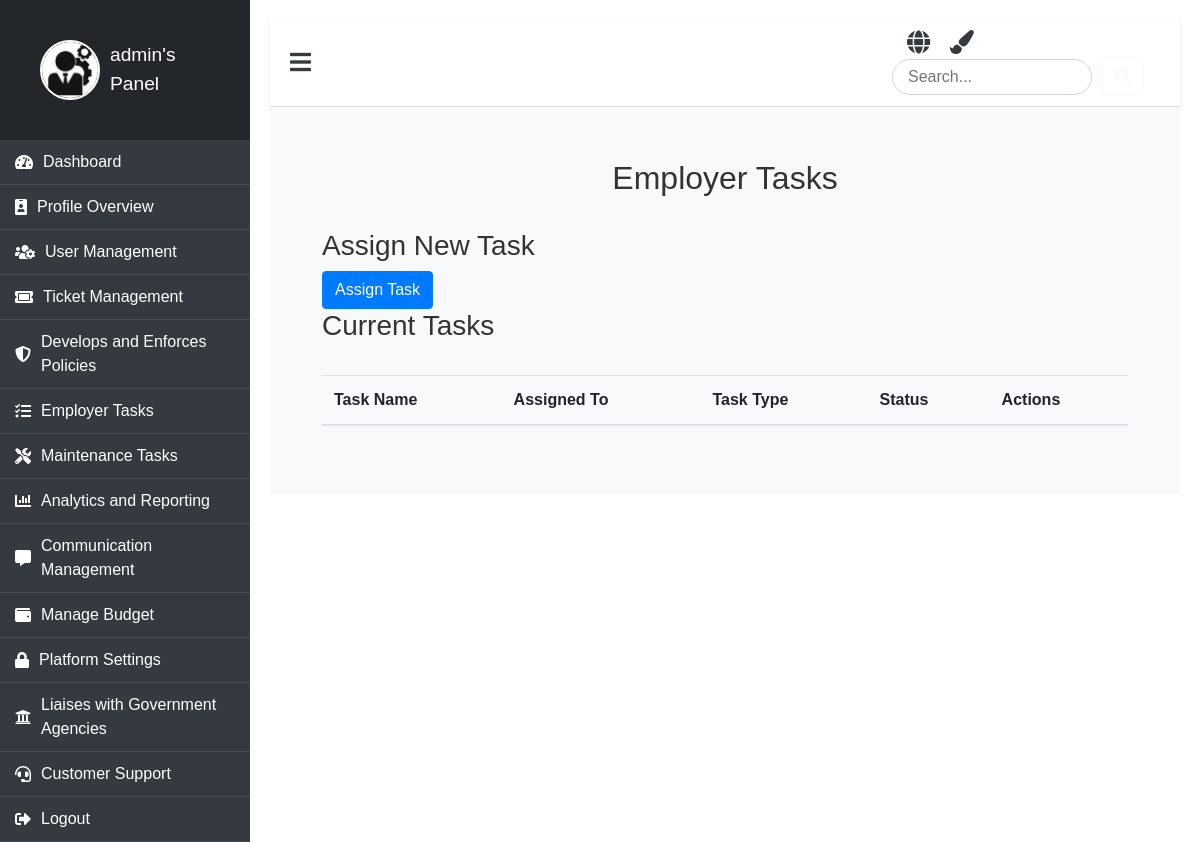
The page /employer-tasks/ (signed in) on the database as committed earlier.
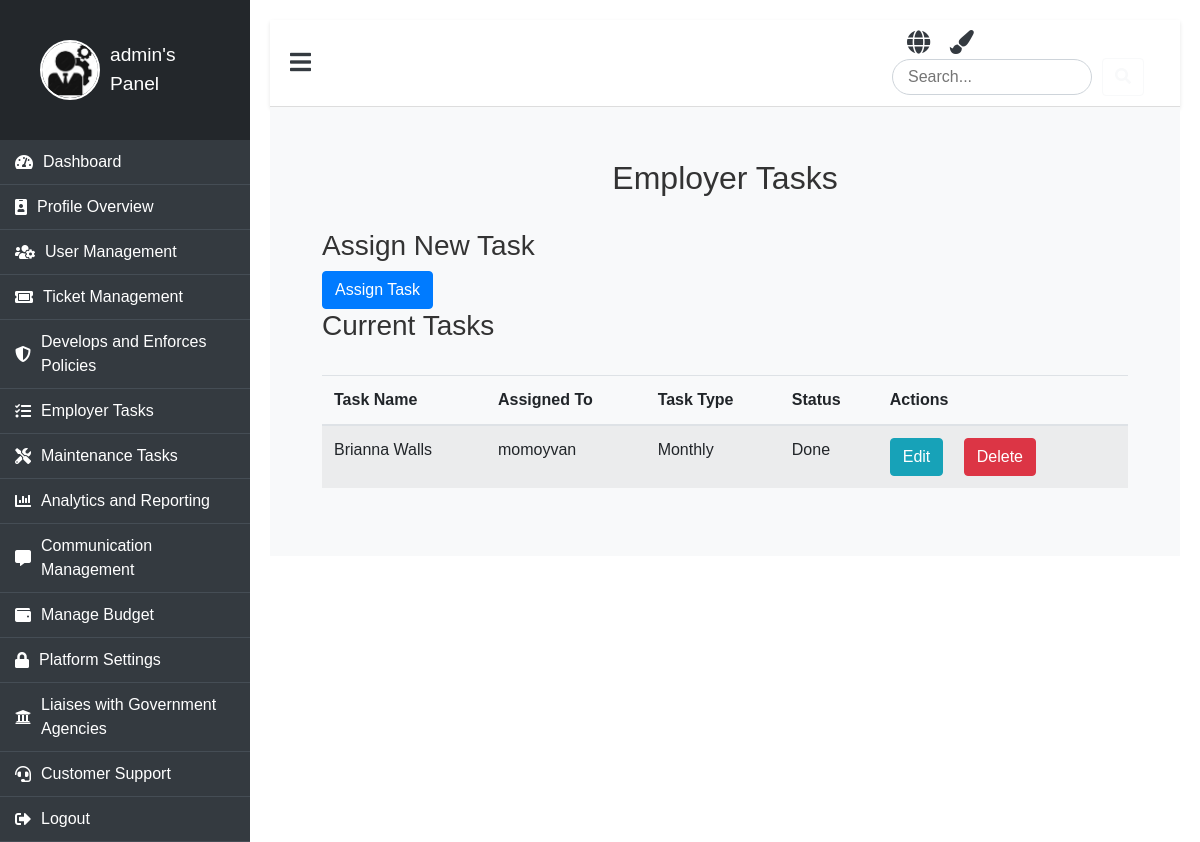
The same page on the database as committed later.
### booking/models.py (models this page shows, shortened)
class CustomUser(AbstractUser):
    ROLE_CHOICES = (
        ('admin', 'Admin'),
        ('employer', 'Employer'),
        ('passenger', 'Passenger'),
        ('maintenance', 'Maintenance'),
    )
    role = models.CharField(max_length=30, choices=ROLE_CHOICES, default='passenger')
    profile_picture = models.ImageField(upload_to='profile_pictures/', blank=True, null=True)
    phone = models.CharField(max_length=15, default='0000000000')  # Provide a default value
    address = models.TextField(null=True, blank=True)  # Temporarily allow null

class Task(models.Model):
    TASK_TYPE_CHOICES = (
        ('periodic', 'Periodic'),
        ('monthly', 'Monthly'),
    )
    STATUS_CHOICES = (
        ('done', 'Done'),
        ('not_done', 'Not Done'),
    )
    SANCTION_CHOICES = (
        ('none', 'None'),
        ('warning', 'Warning'),
        ('temporary_ban', 'Temporary Ban'),
    )
    assigned_to = models.ForeignKey(CustomUser, on_delete=models.CASCADE, limit_choices_to={'role': 'employer'})
    name = models.CharField(max_length=255)
    description = models.TextField()
    task_type = models.CharField(max_length=20, choices=TASK_TYPE_CHOICES)
    ticket_quota = models.IntegerField()
    is_on_guard = models.BooleanField(default=False)  # Whether the user is on guard duty
    status = models.CharField(max_length=20, choices=STATUS_CHOICES, default='not_done')
    sanction = models.CharField(max_length=20, choices=SANCTION_CHOICES, default='none')
    assigned_at = models.DateTimeField(auto_now_add=True)
    updated_at = models.DateTimeField(auto_now=True)

### booking/views.py (the view)
# urls.py: path('employer-tasks/', views.employer_task_list, name='employer_task_list'),
@user_passes_test(is_admin)
def employer_task_list(request):
    employers = CustomUser.objects.filter(role='employer')
    tasks = Task.objects.all()
    return render(request, 'panel/admin/employer/employer_task_list.html', {
        'employers': employers,
        'tasks': tasks,
    })

### booking/views.py (called while the page is built)
def is_admin(user):
    return user.is_authenticated and user.role == 'admin'

### booking/templates/panel/admin/employer/employer_task_list.html (shortened to what this page needs)
{% extends "panel/base/base_admin.html" %}
{% load static %}
{% block content %}
<div class="container">
    <h2>Employer Tasks</h2>
    <h3>Assign New Task</h3>
    <a href="{% url 'assign_task' %}" class="btn btn-primary">Assign Task</a>
    <h3>Current Tasks</h3>
    <table class="table table-striped">
        <thead>
            <tr>
                <th>Task Name</th>
                <th>Assigned To</th>
                <th>Task Type</th>
                <th>Status</th>
                <th>Actions</th>
            </tr>
        </thead>
        <tbody>
            {% for task in tasks %}
            <tr>
                <td>{{ task.name }}</td>
                <td>{{ task.assigned_to.username }}</td>
                <td>{{ task.get_task_type_display }}</td>
                <td>{{ task.get_status_display }}</td>
                <td>
                    <a href="{% url 'edit_task' task.id %}" class="btn btn-info">Edit</a>
                    <a href="{% url 'delete_task' task.id %}" class="btn btn-danger">Delete</a>
                </td>
            </tr>
            {% endfor %}
        </tbody>
    </table>
</div>
{% endblock %}

### booking/templates/panel/base/base_admin.html (shortened to what this page needs)
{% load static %}
<!DOCTYPE html>
<html lang="en">
<head>
    <link rel="stylesheet" href="https://stackpath.bootstrapcdn.com/bootstrap/4.5.2/css/bootstrap.min.css">
    <link rel="stylesheet" href="https://cdnjs.cloudflare.com/ajax/libs/font-awesome/5.15.3/css/all.min.css">
    <link rel="stylesheet" href="{% static 'css/clients.css' %}">
</head>
<body>
    <div class="dashboard">
        <div class="dashboard-nav">
            <header>
                <a href="{% url 'admin_panel' %}" class="brand-logo">
                    {% if user.profile_picture %}
                        <img src="{{ user.profile_picture.url }}" alt="{{ user.username }}'s profile picture" class="profile-pic" />
                    {% else %}
                        <img src="{% static 'image/why.jpeg' %}" alt="Default Avatar" class="profile-pic" />
                    {% endif %}
                    <span>{{ user.username }}'s Panel</span>
                </a>
            </header>
            <nav class="dashboard-nav-list">
                <a href="{% url 'admin_panel' %}" class="dashboard-nav-item"><i class="fas fa-tachometer-alt"></i> Dashboard</a>
                <a href="{% url 'profile_admin' %}" class="dashboard-nav-item"><i class="fas fa-id-badge"></i> Profile Overview</a>
                <a href="{% url 'user_management' %}" class="dashboard-nav-item"><i class="fas fa-users-cog"></i> User Management</a>
                <a href="{% url 'ticket_form' %}" class="dashboard-nav-item"><i class="fas fa-ticket-alt"></i> Ticket Management</a>
                <a href="{% url 'policy' %}" class="dashboard-nav-item"><i class="fas fa-shield-alt"></i> Develops and Enforces Policies</a>
                <a href="{% url 'employer_task_list' %}" class="dashboard-nav-item"><i class="fas fa-tasks"></i> Employer Tasks</a>
                <a href="{% url 'assign_task' %}" class="dashboard-nav-item"><i class="fas fa-tools"></i> Maintenance Tasks</a>
                <a href="#" class="dashboard-nav-item"><i class="fas fa-chart-bar"></i> Analytics and Reporting</a>
                <a href="{% url 'communication_list' %}" class="dashboard-nav-item"><i class="fas fa-comment-alt"></i> Communication Management</a>
                <a href="#" class="dashboard-nav-item"><i class="fas fa-wallet"></i> Manage Budget</a>
                <a href="{% url 'security' %}" class="dashboard-nav-item"><i class="fas fa-lock"></i> Platform Settings</a>
                <a href="{% url 'gov' %}" class="dashboard-nav-item"><i class="fas fa-university"></i> Liaises with Government Agencies</a>
                <a href="{% url 'manage_contact' %}" class="dashboard-nav-item"><i class="fas fa-headset"></i> Customer Support</a>
                <a href="{% url 'logout' %}" class="dashboard-nav-item"><i class="fas fa-sign-out-alt"></i> Logout</a>
            </nav>
        </div>
        <main class="dashboard-app">
            <header class="dashboard-toolbar">
                <a href="#!" class="menu-toggle"><i class="fas fa-bars"></i></a>
                <div class="header-icons">
                    <i class="fas fa-globe icon" title="Change Language" onclick="toggleLanguage()"></i>
                    <i class="fas fa-paint-brush icon" title="Change Theme" onclick="toggleTheme()"></i>
                    <div class="search-bar">
                        <input type="text" placeholder="Search..." aria-label="Search" />
                        <button class="btn btn-outline-light" type="button"><i class="fas fa-search"></i></button>
                    </div>
                </div>
            </header>
            <div class="dashboard-content">
                {% block content %}{% endblock %}
            </div>
        </main>
    </div>
</body>
</html>

### booking/static/css/clients.css (style rules this page uses)
body { font-family: 'Arial', sans-serif; background-color: #f8f9fa; color: #333; margin: 0; padding: 0; overflow-x: hidden; }
.dashboard { display: flex; min-height: 100vh; }
.dashboard-nav { width: 250px; background-color: #343a40; color: #fff; transition: width 0.4s ease, opacity 0.4s ease; opacity: 1; }
.dashboard-nav header { padding: 20px; display: flex; align-items: center; justify-content: flex-start; background-color: #23272b; text-align: left; }
.dashboard-nav .profile-pic { width: 60px; height: 60px; border-radius: 50%; margin-right: 10px; border: 2px solid #fff; }
.dashboard-nav .brand-logo { display: flex; align-items: center; font-size: 1.2rem; color: #fff; text-decoration: none; }
.dashboard-nav .brand-logo span { transition: opacity 0.4s ease; }
.dashboard-nav .dashboard-nav-list { padding: 0; margin: 0; list-style: none; }
.dashboard-nav-item { display: flex; align-items: center; padding: 15px; font-size: 1rem; color: #ddd; text-decoration: none; border-bottom: 1px solid #454d55; transition: background-color 0.3s ease; }
.dashboard-nav-item i { margin-right: 10px; }
.dashboard-app { flex-grow: 1; background-color: #fff; padding: 20px; transition: margin-left 0.4s ease; }
.dashboard-toolbar { display: flex; justify-content: space-between; align-items: center; padding: 10px 20px; background-color: #fff; border-bottom: 1px solid #ddd; box-shadow: 0 2px 4px rgba(0, 0, 0, 0.1); }
.dashboard-toolbar .menu-toggle { font-size: 1.5rem; cursor: pointer; color: #343a40; }
.header-icons .icon { margin-left: 15px; font-size: 1.3rem; color: #343a40; transition: color 0.3s ease; }
.search-bar input { width: 200px; border-radius: 20px; border: 1px solid #ced4da; padding: 5px 15px; transition: width 0.3s ease; }
.dashboard-content { padding: 20px; background-color: #f8f9fa; }
.dashboard-nav .brand-logo { animation: slideIn 1s ease-in-out; }
.dashboard-nav-item { position: relative; overflow: hidden; }
.dashboard-nav-item::before { content: ''; position: absolute; top: 0; left: 0; width: 100%; height: 100%; background-color: rgba(255, 255, 255, 0.2); transform: translateX(-100%); transition: transform 0.5s ease; }
.dashboard-app { animation: fadeIn 1s ease-in-out; }

### booking/templates/panel/base/base_admin.html (style rules this page uses)
body { background-color: #e9ecef; font-family: 'Arial', sans-serif; }
.dashboard-nav { background-color: #343a40; color: white; min-height: 100vh; }
.brand-logo { display: flex; align-items: center; color: white; padding: 20px; text-decoration: none; }
.brand-logo img { margin-right: 10px; }
.dashboard-nav-list a { color: white; display: flex; align-items: center; padding: 10px 15px; transition: background 0.3s; }
.header-icons .icon { margin-left: 15px; cursor: pointer; font-size: 1.5rem; }
.search-bar { display: flex; align-items: center; }
.search-bar input { border-radius: 20px; border: 1px solid #ced4da; padding: 5px 15px; width: 200px; margin-right: 10px; }
.dashboard-content { padding: 20px; }
.profile-pic { width: 50px; height: 50px; border-radius: 50%; margin-right: 10px; }

### booking/templates/panel/admin/employer/employer_task_list.html (style rules this page uses)
.container { padding: 2rem; }
h2 { text-align: center; margin-bottom: 2rem; }
.table-striped { margin-top: 2rem; }
.btn { margin-right: 1rem; }

Rows that differ between the two databases and show on the page:
added Task: name "Brianna Walls", assigned_to.username "momoyvan", task_type "Monthly", status "Done"
